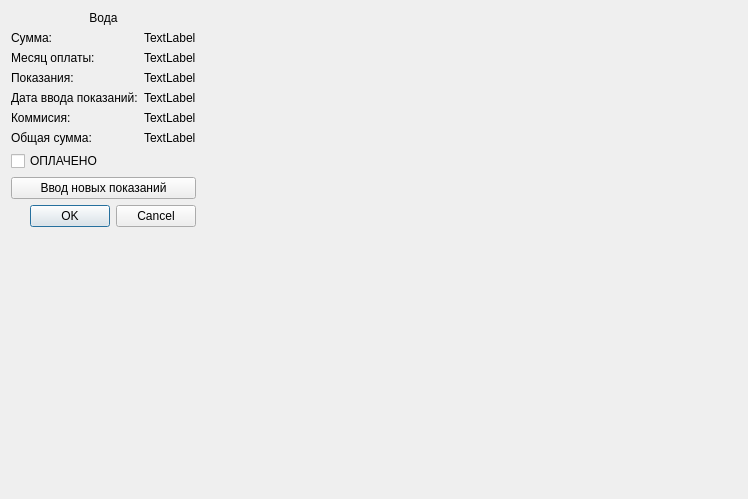
<?xml version="1.0" encoding="UTF-8"?>
<ui version="4.0">
 <class>water</class>
 <widget class="QDialog" name="water">
  <property name="geometry">
   <rect>
    <x>0</x>
    <y>0</y>
    <width>748</width>
    <height>499</height>
   </rect>
  </property>
  <property name="sizePolicy">
   <sizepolicy hsizetype="Maximum" vsizetype="Maximum">
    <horstretch>0</horstretch>
    <verstretch>0</verstretch>
   </sizepolicy>
  </property>
  <property name="windowTitle">
   <string>Dialog</string>
  </property>
  <property name="sizeGripEnabled">
   <bool>false</bool>
  </property>
  <property name="modal">
   <bool>false</bool>
  </property>
  <layout class="QFormLayout" name="formLayout">
   <item row="0" column="0">
    <layout class="QVBoxLayout" name="verticalLayout">
     <property name="sizeConstraint">
      <enum>QLayout::SetMaximumSize</enum>
     </property>
     <item>
      <widget class="QLabel" name="label">
       <property name="text">
        <string>Вода</string>
       </property>
       <property name="textFormat">
        <enum>Qt::AutoText</enum>
       </property>
       <property name="alignment">
        <set>Qt::AlignCenter</set>
       </property>
      </widget>
     </item>
     <item>
      <layout class="QFormLayout" name="formLayout_2">
       <item row="0" column="0">
        <widget class="QLabel" name="label_5">
         <property name="text">
          <string>Сумма:</string>
         </property>
        </widget>
       </item>
       <item row="0" column="1">
        <widget class="QLabel" name="Sum">
         <property name="palette">
          <palette>
           <active>
            <colorrole role="Base">
             <brush brushstyle="SolidPattern">
              <color alpha="255">
               <red>0</red>
               <green>255</green>
               <blue>127</blue>
              </color>
             </brush>
            </colorrole>
           </active>
           <inactive>
            <colorrole role="Base">
             <brush brushstyle="SolidPattern">
              <color alpha="255">
               <red>0</red>
               <green>255</green>
               <blue>127</blue>
              </color>
             </brush>
            </colorrole>
           </inactive>
           <disabled>
            <colorrole role="Base">
             <brush brushstyle="SolidPattern">
              <color alpha="255">
               <red>239</red>
               <green>235</green>
               <blue>231</blue>
              </color>
             </brush>
            </colorrole>
           </disabled>
          </palette>
         </property>
         <property name="text">
          <string>TextLabel</string>
         </property>
        </widget>
       </item>
       <item row="1" column="0">
        <widget class="QLabel" name="label_3_1">
         <property name="text">
          <string>Месяц оплаты:</string>
         </property>
        </widget>
       </item>
       <item row="1" column="1">
        <widget class="QLabel" name="Month_Year_Payment">
         <property name="text">
          <string>TextLabel</string>
         </property>
        </widget>
       </item>
       <item row="2" column="0">
        <widget class="QLabel" name="label_4">
         <property name="text">
          <string>Показания:</string>
         </property>
        </widget>
       </item>
       <item row="2" column="1">
        <widget class="QLabel" name="Value">
         <property name="text">
          <string>TextLabel</string>
         </property>
        </widget>
       </item>
       <item row="3" column="0">
        <widget class="QLabel" name="label_3">
         <property name="text">
          <string>Дата ввода показаний:</string>
         </property>
        </widget>
       </item>
       <item row="3" column="1">
        <widget class="QLabel" name="Date_Input_Value">
         <property name="text">
          <string>TextLabel</string>
         </property>
        </widget>
       </item>
       <item row="4" column="0">
        <widget class="QLabel" name="label_6">
         <property name="text">
          <string>Коммисия:</string>
         </property>
        </widget>
       </item>
       <item row="4" column="1">
        <widget class="QLabel" name="Commission">
         <property name="text">
          <string>TextLabel</string>
         </property>
        </widget>
       </item>
       <item row="5" column="0">
        <widget class="QLabel" name="label_7">
         <property name="text">
          <string>Общая сумма:</string>
         </property>
        </widget>
       </item>
       <item row="5" column="1">
        <widget class="QLabel" name="Sum_Commission">
         <property name="text">
          <string>TextLabel</string>
         </property>
        </widget>
       </item>
      </layout>
     </item>
     <item>
      <widget class="QCheckBox" name="checkBox_HavePaid">
       <property name="sizePolicy">
        <sizepolicy hsizetype="Minimum" vsizetype="Minimum">
         <horstretch>0</horstretch>
         <verstretch>0</verstretch>
        </sizepolicy>
       </property>
       <property name="text">
        <string>ОПЛАЧЕНО</string>
       </property>
      </widget>
     </item>
     <item>
      <widget class="QPushButton" name="pushButton_InputNewValue">
       <property name="sizePolicy">
        <sizepolicy hsizetype="Minimum" vsizetype="Minimum">
         <horstretch>0</horstretch>
         <verstretch>0</verstretch>
        </sizepolicy>
       </property>
       <property name="text">
        <string>Ввод новых показаний</string>
       </property>
      </widget>
     </item>
     <item>
      <widget class="QDialogButtonBox" name="buttonBox">
       <property name="sizePolicy">
        <sizepolicy hsizetype="Minimum" vsizetype="Minimum">
         <horstretch>0</horstretch>
         <verstretch>0</verstretch>
        </sizepolicy>
       </property>
       <property name="orientation">
        <enum>Qt::Horizontal</enum>
       </property>
       <property name="standardButtons">
        <set>QDialogButtonBox::Cancel|QDialogButtonBox::Ok</set>
       </property>
      </widget>
     </item>
    </layout>
   </item>
  </layout>
 </widget>
 <resources/>
 <connections/>
</ui>
